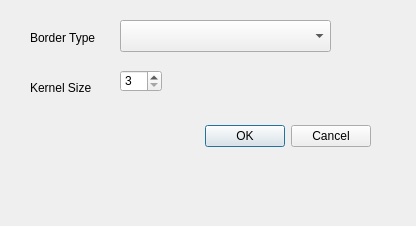
<?xml version="1.0" encoding="UTF-8"?>
<ui version="4.0">
 <class>Dialog</class>
 <widget class="QDialog" name="Dialog">
  <property name="geometry">
   <rect>
    <x>0</x>
    <y>0</y>
    <width>416</width>
    <height>226</height>
   </rect>
  </property>
  <property name="windowTitle">
   <string>Gaussian Blur</string>
  </property>
  <widget class="QDialogButtonBox" name="buttonBox">
   <property name="geometry">
    <rect>
     <x>30</x>
     <y>120</y>
     <width>341</width>
     <height>32</height>
    </rect>
   </property>
   <property name="orientation">
    <enum>Qt::Horizontal</enum>
   </property>
   <property name="standardButtons">
    <set>QDialogButtonBox::Cancel|QDialogButtonBox::Ok</set>
   </property>
  </widget>
  <widget class="QLabel" name="label">
   <property name="geometry">
    <rect>
     <x>30</x>
     <y>30</y>
     <width>101</width>
     <height>16</height>
    </rect>
   </property>
   <property name="text">
    <string>Border Type</string>
   </property>
  </widget>
  <widget class="QLabel" name="label_2">
   <property name="geometry">
    <rect>
     <x>30</x>
     <y>80</y>
     <width>81</width>
     <height>16</height>
    </rect>
   </property>
   <property name="text">
    <string>Kernel Size</string>
   </property>
  </widget>
  <widget class="QComboBox" name="blurGaussianBorderTypecomboBox">
   <property name="geometry">
    <rect>
     <x>120</x>
     <y>20</y>
     <width>211</width>
     <height>32</height>
    </rect>
   </property>
  </widget>
  <widget class="QSpinBox" name="blurGaussianKernelSizespinBox">
   <property name="geometry">
    <rect>
     <x>120</x>
     <y>70</y>
     <width>42</width>
     <height>22</height>
    </rect>
   </property>
   <property name="minimum">
    <number>3</number>
   </property>
   <property name="maximum">
    <number>55</number>
   </property>
   <property name="singleStep">
    <number>2</number>
   </property>
  </widget>
 </widget>
 <resources/>
 <connections>
  <connection>
   <sender>buttonBox</sender>
   <signal>accepted()</signal>
   <receiver>Dialog</receiver>
   <slot>accept()</slot>
   <hints>
    <hint type="sourcelabel">
     <x>248</x>
     <y>254</y>
    </hint>
    <hint type="destinationlabel">
     <x>157</x>
     <y>274</y>
    </hint>
   </hints>
  </connection>
  <connection>
   <sender>buttonBox</sender>
   <signal>rejected()</signal>
   <receiver>Dialog</receiver>
   <slot>reject()</slot>
   <hints>
    <hint type="sourcelabel">
     <x>316</x>
     <y>260</y>
    </hint>
    <hint type="destinationlabel">
     <x>286</x>
     <y>274</y>
    </hint>
   </hints>
  </connection>
 </connections>
</ui>
